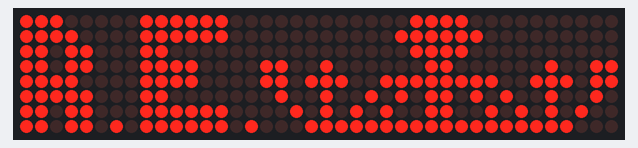
Recording of a sketch running on a simulated ESP32. Shown: 40×8 LED matrix.

Above: at 0.1 s.

The sketch:

8x40_banner.ino
```cpp
// Including the required Arduino libraries
#include "MD_MAX72xx.h"

// Initialization
#define HARDWARE_TYPE MD_MAX72XX::GENERIC_HW
#define MAX_DEVICES 5 //this example is using only 6
#define CS_PIN 26
#define DATA_PIN 27
#define CLK_PIN 22
MD_MAX72XX mx = MD_MAX72XX(HARDWARE_TYPE, DATA_PIN, CLK_PIN, CS_PIN, MAX_DEVICES);

//Call with "set_matrix()":
void set_matrix(){
 int a[5][8] = {
  {0, 0, 0, 11001000, 11011100, 1001001, 101010, 11111},
  {111100, 1111110, 111100, 11000, 11111111, 1011010, 10011001, 11111111},
  {0, 0, 0, 10011, 111011, 10010010, 1010100, 11111000},
  {111111, 111111, 11, 1111, 1111, 11, 111111, 10111111},
  {111, 1111, 11011, 11011, 1111, 11111, 11011, 1011011}
 };

 for (int i=0; i<5; i++){
   for (int j=0; j<8; j++){
    for (int k=8+8*i-1; k>8*i-1; k--){
     mx.setPoint(j, k, a[i][j]%10);
     a[i][j]/=10;
   }
  }
 }
}


void setup() {
  // Intialize the object
  mx.begin();
  // Set the intensity (brightness) of the display (0-15)
  mx.control(MD_MAX72XX::INTENSITY, 7);
  // Clear the display
  mx.clear();
  // Set the matrix to the patterns
  set_matrix();
}
void loop() {
  set_matrix();
}
```
